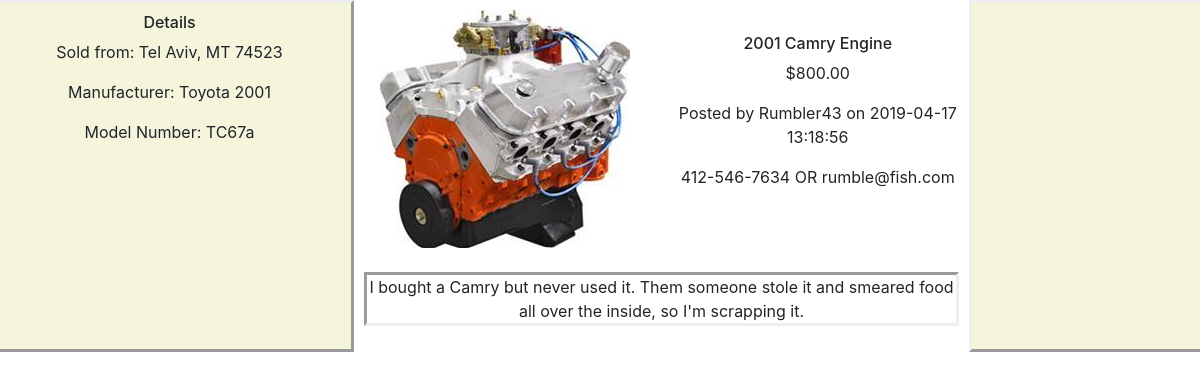
The app's page /item_view.php?itemID=41 with its own data.
### tables this page shows
CREATE TABLE `engines` (
  `engineID` int(11) NOT NULL,
  `title` varchar(64) NOT NULL,
  `description` text,
  `year` int(11) DEFAULT NULL,
  `manufacturer` varchar(30) DEFAULT NULL,
  `modelNumber` varchar(30) DEFAULT NULL,
  `volume` varchar(10) DEFAULT NULL,
  `weight` varchar(10) DEFAULT NULL,
  `mileage` int(11) DEFAULT NULL,
  `cylinderConfig` varchar(10) DEFAULT NULL,
  `torque` varchar(10) DEFAULT NULL,
  `horsepower` varchar(10) DEFAULT NULL,
  `city` varchar(30) NOT NULL,
  `state` varchar(30) NOT NULL,
  `zipCode` varchar(12) NOT NULL,
  `fuelType` varchar(20) DEFAULT NULL,
  `OEM` int(11) DEFAULT '0',
  `Price` decimal(18,2) NOT NULL,
  `userID` int(11) NOT NULL,
  `dateListed` timestamp NOT NULL DEFAULT CURRENT_TIMESTAMP,
  `category` varchar(30) NOT NULL DEFAULT 'other',
  `imagePath` varchar(64) DEFAULT NULL,
  `imagePathThumb` varchar(255) NOT NULL
);

CREATE TABLE `users` (
  `userID` int(11) NOT NULL,
  `username` varchar(30) NOT NULL,
  `password` varchar(255) NOT NULL,
  `email` varchar(255) NOT NULL,
  `FName` varchar(30) NOT NULL,
  `LName` varchar(30) NOT NULL,
  `Phone1` varchar(20) NOT NULL,
  `dateJoined` timestamp NOT NULL DEFAULT CURRENT_TIMESTAMP
);

### item_view.php (the view, shortened to what this page needs)
<?php
 require("db.php");
$itemID = htmlspecialchars($_GET["itemID"]);
$query = "SELECT * from engines WHERE engineID='$itemID'";
$result1 = $db->query($query);
$row = $result1->fetch_assoc();
$uploaderID = $row['userID'];
$title = $row['title'];
$price = $row['Price'];
$Description = $row['description'];
$imagePath = $row['imagePath'];
$city = $row['city'];
$state = $row['state'];
$zipCode = $row['zipCode'];
$location = "$city, $state $zipCode";
$dateListed = $row['dateListed'];
$modelNumber = $row['modelNumber'];
$manufacturer = $row['manufacturer'];
$year = $row['year'];
$query = "SELECT username, email, Phone1 from users WHERE userID='$uploaderID'";
$result = $db->query($query);
$row = $result->fetch_assoc();
$email = $row['email'];
$uploader = $row['username'];
$Phone1 = $row['Phone1'];
?>
<!DOCTYPE html>
<html>
<head>
  <link rel="stylesheet" href="https://stackpath.bootstrapcdn.com/bootstrap/4.3.1/css/bootstrap.min.css">
    <link rel="stylesheet" href="style.css">
</head>
<body>
    <div class="row">
        <div class="column" id="left_panel">
            <div id="DetailsList">
            <h6>Details</h6>
            <p>Sold from: <?php echo $location; ?></p>
            <p><?php echo "Manufacturer: $manufacturer $year";?></p>
            <?php
                if ($modelNumber != FALSE){
                  echo "<p>Model Number: $modelNumber</p>";
                }
            ?>
        </div>
        </div>
        <div class="column container" id="main_panel">
            <div class="row">
            <div class="col-sm-12 col-md-6">
                    <img id="jerk" src="<?php echo $imagePath; ?>">
                </div>
                <div class="col-sm-12 col-md-6">
                    <br>
                    <h6><?php echo $title;?></h6>
                    <p>$<?php echo $price;?></p>
                    <p>Posted by <?php echo $uploader." on ".$dateListed;?></p>
                    <p><?php echo "$Phone1 OR $email"; ?></p>
                </div>
             </div>
            <div class="row">
             <div id="description" class="col-sm-12">
                 <br>
                <p><?php echo $Description;?></p>
             </div>
             </div>
        </div>
        <div class="column" id="right_panel">
        </div>
    </div>
</body></html>

### style.css (style rules this page uses)
body { text-align: center; }

### item_view.php (style rules this page uses)
.column { float:left; padding: 10px; }
#left_panel { width: 30%; background-color:beige; padding: 10px; border-style: outset; }
#main_panel { width: 50%; }
#jerk { max-width: 90%; height: auto; margin: auto; }
#description p { border-style: inset; }
#right_panel { width: 20%; background-color:beige; border-style: outset; }
.row:after { content: ""; display: table; clear: both; }

### records on screen
engines: location "Tel Aviv, MT 74523", manufacturer "Toyota", year "2001", modelNumber "TC67a", imagePath (picture), title "2001 Camry Engine", Price "800.00", dateListed "2019-04-17 13:18:56", description "I bought a Camry but never used it. Them someone stole it and smeared food all over the inside, so I'm scrapping it."
users: username "Rumbler43", Phone1 "412-546-7634", email "rumble@fish.com"
